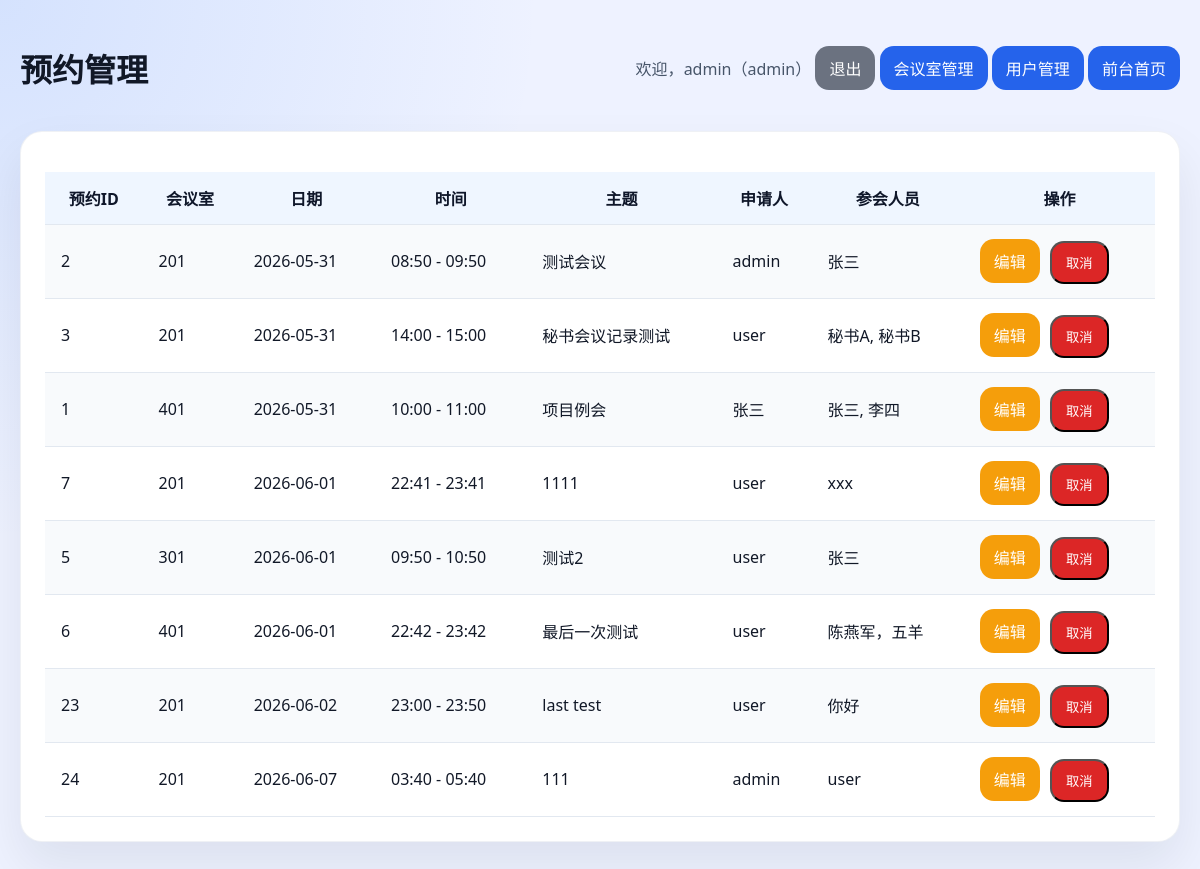
Screenshot of /admin/bookings (signed in) with the database file from the repository.
### tables this page shows
CREATE TABLE booking (
                booking_id INTEGER PRIMARY KEY AUTOINCREMENT,
                room_id INTEGER NOT NULL,
                date TEXT NOT NULL,
                start_time TEXT NOT NULL,
                end_time TEXT NOT NULL,
                owner TEXT NOT NULL,
                subject TEXT NOT NULL,
                attendees TEXT NOT NULL DEFAULT '', minutes TEXT NOT NULL DEFAULT '', owner_display TEXT NOT NULL DEFAULT '', attendee_usernames TEXT NOT NULL DEFAULT '',
                FOREIGN KEY (room_id) REFERENCES room(room_id) ON DELETE CASCADE
            );

CREATE TABLE room (
                room_id INTEGER PRIMARY KEY AUTOINCREMENT,
                name TEXT NOT NULL UNIQUE,
                capacity INTEGER NOT NULL,
                location TEXT NOT NULL
            );

### app.py (the view)
@app.route("/admin/bookings")
@admin_required
def admin_bookings():
    bookings = get_all_bookings()
    rooms = get_rooms()
    return render_template("admin_bookings.html", bookings=bookings, rooms=rooms, message=None, error=None)

### app.py (called while the page is built)
def admin_required(view):
    @wraps(view)
    def wrapped(*args, **kwargs):
        user = session.get("user")
        if not user:
            return redirect(url_for("login", next=request.path))
        if user.get("role") != "admin":
            return render_template("result.html", error="你没有权限访问此页面。")
        return view(*args, **kwargs)
    return wrapped

@app.context_processor
def inject_user():
    return {"current_user": session.get("user")}

### models.py (called while the page is built)
def get_connection():
    conn = sqlite3.connect(DB_PATH)
    conn.row_factory = sqlite3.Row
    conn.execute("PRAGMA foreign_keys = ON")
    return conn

def fetch_all(query, params=()):
    with get_connection() as conn:
        cursor = conn.execute(query, params)
        return [dict(row) for row in cursor.fetchall()]

def get_rooms():
    return fetch_all("SELECT * FROM room ORDER BY name")

def get_all_bookings():
    return fetch_all(
        "SELECT b.*, r.name AS room_name FROM booking b JOIN room r ON b.room_id = r.room_id ORDER BY date, r.name, start_time",
    )

### templates/admin_bookings.html (shortened to what this page needs)
<!DOCTYPE html>
<html lang="zh-CN">
<head>
</head>
<body>
<div class="container">
    <div class="top-bar">
        <h1>预约管理</h1>
        <div>
            <span>欢迎，{{ current_user.username }}（{{ current_user.role }}）</span>
            <a href="/logout" class="button" style="background:#6b7280;">退出</a>
            <a href="/admin" class="button">会议室管理</a>
            <a href="/admin/users" class="button">用户管理</a>
            <a href="/" class="button">前台首页</a>
        </div>
    </div>
    <div class="card">
        <table>
            <thead>
            <tr>
                <th>预约ID</th>
                <th>会议室</th>
                <th>日期</th>
                <th>时间</th>
                <th>主题</th>
                <th>申请人</th>
                <th>参会人员</th>
                <th>操作</th>
            </tr>
            </thead>
            <tbody>
            {% for booking in bookings %}
                <tr>
                    <td>{{ booking.booking_id }}</td>
                    <td>{{ booking.room_name }}</td>
                    <td>{{ booking.date }}</td>
                    <td>{{ booking.start_time }} - {{ booking.end_time }}</td>
                    <td>{{ booking.subject }}</td>
                    <td>{{ booking.owner_display or booking.owner }}</td>
                    <td>{{ booking.attendees }}</td>
                    <td>
                        <a href="/admin/bookings/edit/{{ booking.booking_id }}" class="button" style="background:#f59e0b;">编辑</a>
                        <form method="post" action="/admin/bookings/delete/{{ booking.booking_id }}" style="display:inline-block; margin-left:6px;">
                            <button type="submit" class="button danger">取消</button>
                        </form>
                    </td>
                </tr>
            {% endfor %}
            </tbody>
        </table>
    </div>
</div>
</body>
</html>

### templates/admin_bookings.html (style rules this page uses)
:root { font-family: "Segoe UI", Tahoma, Geneva, Verdana, sans-serif; background: #eef2ff; color: #111827; }
* { box-sizing: border-box; }
body { margin: 0; min-height: 100vh; background: radial-gradient(circle at top left, rgba(59,130,246,0.14), transparent 36%), #eef2ff; }
.container { max-width: 1200px; margin: 0 auto; padding: 24px 20px 40px; }
.card { background: #fff; border: 1px solid rgba(148,163,184,0.15); border-radius: 22px; box-shadow: 0 24px 50px rgba(15,23,42,0.08); padding: 24px; margin-bottom: 20px; }
table { width: 100%; border-collapse: separate; border-spacing: 0; margin-top: 16px; }
th, td { padding: 14px 16px; border-bottom: 1px solid #e2e8f0; }
th { background: #eff6ff; color: #0f172a; font-weight: 600; }
tbody tr:nth-child(odd) { background: #f8fafc; }
.button { display: inline-flex; align-items: center; justify-content: center; padding: 10px 14px; gap: 8px; border-radius: 14px; background: #2563eb; color: #fff; text-decoration: none; transition: transform 0.16s ease, background 0.16s ease; }
.danger { background: #dc2626; }
.top-bar { display: flex; justify-content: space-between; align-items: center; flex-wrap: wrap; gap: 12px; margin-bottom: 18px; }
.top-bar span { color: #475569; }

### rows the page displays
booking: booking_id "2", room_name "201", date "2026-05-31", start_time "08:50", end_time "09:50", subject "测试会议", owner_display "admin", attendees "张三"
booking: booking_id "3", room_name "201", date "2026-05-31", start_time "14:00", end_time "15:00", subject "秘书会议记录测试", owner_display "user", attendees "秘书A, 秘书B"
booking: booking_id "1", room_name "401", date "2026-05-31", start_time "10:00", end_time "11:00", subject "项目例会", owner_display "张三", attendees "张三, 李四"
booking: booking_id "7", room_name "201", date "2026-06-01", start_time "22:41", end_time "23:41", subject "1111", owner_display "user", attendees "xxx"
booking: booking_id "5", room_name "301", date "2026-06-01", start_time "09:50", end_time "10:50", subject "测试2", owner_display "user", attendees "张三"
booking: booking_id "6", room_name "401", date "2026-06-01", start_time "22:42", end_time "23:42", subject "最后一次测试", owner_display "user", attendees "陈燕军，五羊"
booking: booking_id "23", room_name "201", date "2026-06-02", start_time "23:00", end_time "23:50", subject "last test", owner_display "user", attendees "你好"
booking: booking_id "24", room_name "201", date "2026-06-07", start_time "03:40", end_time "05:40", subject "111", owner_display "admin", attendees "user"

### other values shown
{{ current_user.username }} "admin"
{{ current_user.role }} "admin"
